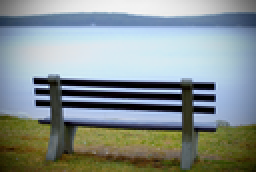
%> input picture bench.png, 128 x 86 px, shrunk from 512 x 342 before the run (shown 2 times larger)
$ octave contentAmplification.m   (GNU Octave 9; MATLAB toolbox functions it lacks are replaced by stand-ins)
%> lines starting %> are read from the running program, lines starting %| are printed output that depends on the picture
### SeamCarveDP.m
%reduces an image using backward energy
function reduced_img = SeamCarveDP(output_size, img, Pmask, Etype)
    rows = size(img, 1)      ; cols = size(img, 2);
    rowsReq = output_size(1) ; colsReq = output_size(2);
    rowDiff = rows - rowsReq ; colDiff = cols - colsReq;
%     num = max(rowDiff , colDiff);
    diff = rowDiff + colDiff;
    for i=1:diff
        energy = L1energy(img);
        if(colDiff>0)
            if(Etype=='FE')
                [img, seamEnergy, min_seam_loc, Pmask] = removeVerticalFE(energy, img, Pmask);
            else
                [img, seamEnergy, min_seam_loc, Pmask] = removeVerticalBE(energy, img, Pmask);
            end
            colDiff = colDiff-1;
        elseif(rowDiff>0)
            if(Etype=='FE')
                [img, seamEnergy, min_seam_loc, Pmask] = removeHorizontalFE(energy, img, Pmask);
            else
                [img, seamEnergy, min_seam_loc, Pmask] = removeHorizontalBE(energy, img, Pmask);
            end
            rowDiff = rowDiff-1;
        end
    end
    reduced_img = img;
end

### L1energy.m
function energy = L1energy(img)
    [FX, FY] = gradient(img);
    E1 = abs(FX) + abs(FY);
    energy = zeros(size(E1,1), size(E1,2));
    energy = E1(:,:,1) + E1(:,:,2) + E1(:,:,3);
end

### removeVerticalFE.m
%forward energy
function [newImg, seamEnergy, min_seam_loc, newPmask] = removeVerticalFE(energy, img, Pmask)
    %perform dynamic programming to compute min vertical seam
    P = 1000*Pmask;
    M = zeros(size(img,1), size(img,2));
    M(1,:) = energy(1,:);

    rows = size(img,1);
    cols = size(img,2);

    for i=2:rows
        for j=1:cols
            if j == 1
                M(i,j) = P(i,j) + energy(i,j) + min(M(i-1,j), M(i-1,j+1));
            elseif j == cols
                M(i,j) = P(i,j) + energy(i,j) + min(M(i-1,j-1), M(i-1,j));
            else
                temp1 = abs(img(i,j+1,1) - img(i,j-1,1)) + abs(img(i,j+1,2) - img(i,j-1,2)) + abs(img(i,j+1,3) - img(i,j-1,3));
                temp2 = abs(img(i-1,j,1) - img(i,j-1,1)) + abs(img(i-1,j,2) - img(i,j-1,2)) + abs(img(i-1,j,3) - img(i,j-1,3));
                temp3 = abs(img(i-1,j,1) - img(i,j+1,1)) + abs(img(i-1,j,2) - img(i,j+1,2)) + abs(img(i-1,j,3) - img(i,j+1,3));

                Cl = temp1 + temp2;
                Cu = temp1;
                Cr = temp1 + temp3;
                M(i,j) = P(i,j) + min(M(i-1,j-1)+Cl, min(M(i-1,j)+Cu, M(i-1,j+1)+Cr));
            end
        end
    end

    %store the pixel locations for min seam
    min_seam_loc = zeros(rows, 2);

    [v, I] = min(M(rows,:));
    min_at_prev_row = I;
    min_seam_loc(rows,:) = [rows min_at_prev_row];

    for i=2:rows
        row = rows - i + 1;
        j = min_at_prev_row;

        if j == 1
            if M(row,j) <= M(row,j+1)
                min_at_prev_row = j;
            else
                min_at_prev_row = j+1;
            end
        elseif j == cols
            if M(row,j-1) <= M(row,j)
                min_at_prev_row = j-1;
            else
                min_at_prev_row = j;
            end
        else
            if M(row,j-1) <= M(row,j) && M(row,j-1) <= M(row,j+1)
                min_at_prev_row = j-1;
            elseif M(row,j) <= M(row,j-1) && M(row,j) <= M(row,j+1)
                min_at_prev_row = j;
            else
                min_at_prev_row = j+1;
            end
        end

        min_seam_loc(row,:) = [row, min_at_prev_row];
    end

    %create mask for pixels that are part of the seam
    mask = zeros(size(img,1), size(img,2));
    seamEnergy = 0;
    for i=1:size(min_seam_loc,1)
        row = min_seam_loc(i,1);
        col = min_seam_loc(i,2);

        mask(row, col) = 1;

        seamEnergy = seamEnergy + energy(row, col);
    end

    mask = logical(mask);
    mask = ~mask;

    %now create the updated img
    newImg = zeros(size(img,1), size(img,2)-1, size(img,3));
    for i=1:size(mask,1)
        newImg(i,:,1) = img(i,mask(i,:),1);
        newImg(i,:,2) = img(i,mask(i,:),2);
        newImg(i,:,3) = img(i,mask(i,:),3);
    end

    newPmask = zeros(size(Pmask,1), size(Pmask,2)-1);
    for i=1:size(mask,1)
        newPmask(i,:) = Pmask(i,mask(i,:));
    end
end

### contentAmplification.m
clc; clear;
im = imread('bench.png');
%> im is the input picture: size 86x128x3 uint8; mean R, G, B 134.3, 145.3, 145.2
scaled_im = imresize(im,1.5);
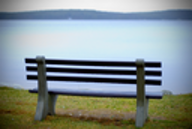
%> scaled_im: size 129x192x3 uint8; mean R, G, B 134.4, 145.5, 145.4
figure; imshow(im);
figure; imshow(scaled_im);
rows = size(im, 1); cols = size(im, 2);
%> after `rows = size(im, 1)`: rows = 86
%> after `cols = size(im, 2)`: cols = 128
scaled_im = double(scaled_im);
%> scaled_im: size 129x192x3 double
mask = zeros(size(scaled_im,1),size(scaled_im,2));
ForwardCarve = SeamCarveDP([rows, cols], scaled_im, mask, 'FE');
%> (the run ends here)
